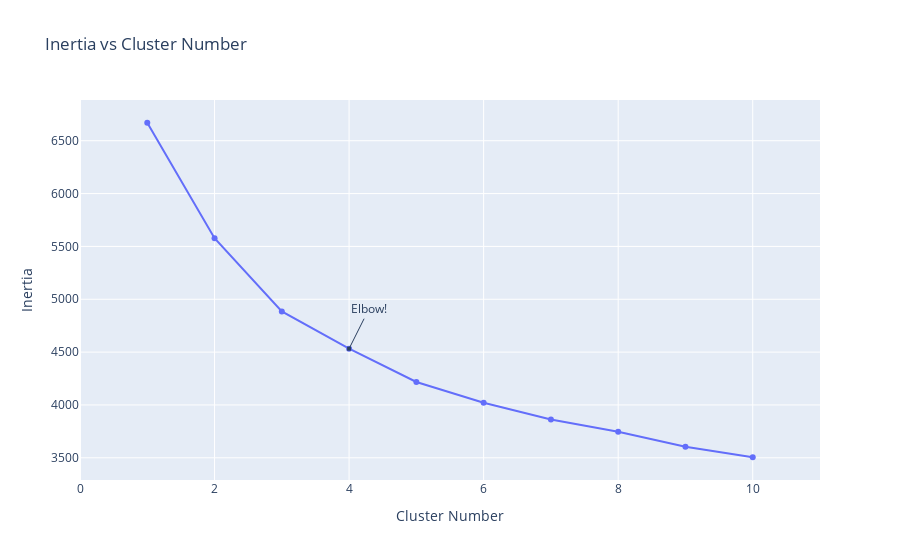

This figure's notebook cell:
### Code cell
inertia = []
for i in range(1,11):
    kmeans = KMeans(
        n_clusters=i, init="k-means++",
        n_init=10,
        tol=1e-04, random_state=42
    )
    kmeans.fit(X)
    inertia.append(kmeans.inertia_)
fig = go.Figure(data=go.Scatter(x=np.arange(1,11),y=inertia))
fig.update_layout(title="Inertia vs Cluster Number",xaxis=dict(range=[0,11],title="Cluster Number"),
                  yaxis={'title':'Inertia'},
                 annotations=[
        dict(
            x=4,
            y=inertia[3],
            xref="x",
            yref="y",
            text="Elbow!",
            showarrow=True,
            arrowhead=7,
            ax=20,
            ay=-40
        )
    ])

### Figure 1 — Plotly figure (JSON) as saved in the notebook; plotly's stock layout.template omitted (floating-point values rounded to 4 significant figures)
{"data": [{"type": "scatter", "x": [1, 2, 3, 4, 5, 6, 7, 8, 9, 10], "y": [6670.0, 5578.0, 4885.0, 4532.0, 4217.0, 4021.0, 3862.0, 3747.0, 3606.0, 3505.0]}], "layout": {"annotations": [{"arrowhead": 7, "ax": 20, "ay": -40, "showarrow": true, "text": "Elbow!", "x": 4, "xref": "x", "y": 4532.0, "yref": "y"}], "title": {"text": "Inertia vs Cluster Number"}, "xaxis": {"range": [0, 11], "title": {"text": "Cluster Number"}}, "yaxis": {"title": {"text": "Inertia"}}}}
